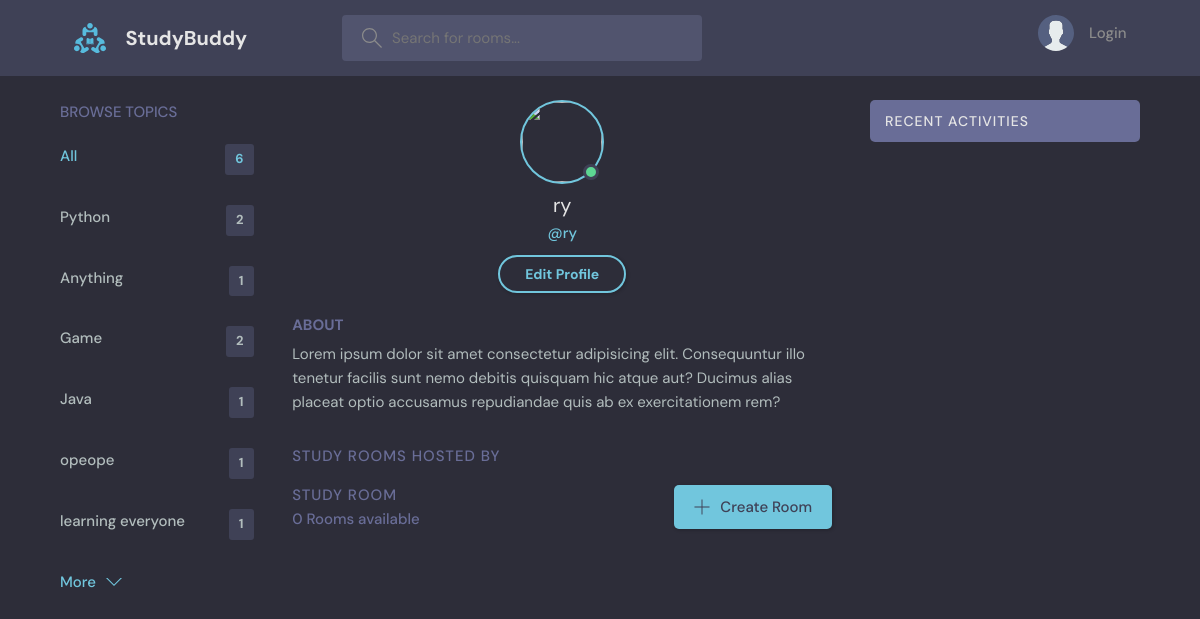
The page /user_profile/1/ on the database its author committed.
### base/models.py (models this page shows, shortened)
class Topic(models.Model):
    name = models.CharField(max_length=200)

class User(AbstractUser):
    name = models.CharField(max_length=200, null = True)
    email = models.EmailField(unique=True, null=True)
    bio = models.TextField(null=True)
    avatar = models.ImageField(null= True, default = 'avatar.svg')
    USERNAME_FIELD = 'email'
    REQUIRED_FIELDS = []

### base/views.py (the view)
# urls.py: path('user_profile/<str:pk>/', views.user_profile, name = 'user_profile'),
def user_profile(request, pk):
    user = User.objects.get(id=pk)
    topics = Topic.objects.all()
    rooms = user.room_set.all()
    room_messages = user.message_set.all()
    context = {'user':user, 'topics':topics, 'rooms':rooms, 'room_messages':room_messages}
    return render(request, 'base/user_profile.html',  context)

### base/templates/base/user_profile.html
{% extends 'main.html'%}
{% block content %}
<body>
  <main class="profile-page layout layout--3">
    <div class="container">
        {% include 'base/topics_component.html' %}
      <div class="roomList">
        <div class="profile">
          <div class="profile__avatar">
            <div class="avatar avatar--large active">
              <img src="{{request.user.avatar.url}}" />
            </div>
          </div>
          <div class="profile__info">
            <h3>{{user.username}}</h3>
            <p>@{{user.username}}</p>
            <a href="{% url 'user_setting' %}" class="btn btn--main btn--pill">Edit Profile</a>
          </div>
          <div class="profile__about">
            <h3>About</h3>
            <p>
              Lorem ipsum dolor sit amet consectetur adipisicing elit. Consequuntur illo tenetur
              facilis sunt nemo debitis quisquam hic atque aut? Ducimus alias placeat optio
              accusamus repudiandae quis ab ex exercitationem rem?
            </p>
          </div>
        </div>
        <div class="roomList__header">
          <div>
            <h2>Study Rooms Hosted by {{request.user.username}}</a>
            </h2>
          </div>
        </div>
        {% include 'base/feed_component.html' %}
      </div>
        {% include 'base/activity_component.html' %}
    </div>
  </main>
</body>
{% endblock %}

### base/templates/base/topics_component.html
<div class="topics">
    <div class="topics__header">
        <h2>Browse Topics</h2>
    </div>
    <ul class="topics__list">
        <li>
        <a href="{% url 'home'%}" class="active">All <span>{{topics.count}}</span></a>
        </li>
        {% for topic in topics %}
        <li>
            <a href="{% url 'home'%}?q={{topic.name}}">{{topic.name}} <span>{{topic.room_set.all.count}}</span></a>
        </li>
        {% endfor %}
    </ul>
    <a class="btn btn--link" href="{% url 'topics' %}">
        More
        <svg version="1.1" xmlns="http://www.w3.org/2000/svg" width="32" height="32" viewBox="0 0 32 32">
            <title>chevron-down</title>
            <path d="M16 21l-13-13h-3l16 16 16-16h-3l-13 13z"></path>
        </svg>
    </a>
</div>

### base/templates/base/feed_component.html (shortened to what this page needs)
<div class="roomList">
    <div class="roomList__header">
        <div>
            <h2>Study Room</h2>
            <p>{{rooms.count}} Rooms available</p>
        </div>
        <a class="btn btn--main" href="{% url 'room_form' %}">
            <svg version="1.1" xmlns="http://www.w3.org/2000/svg" width="32" height="32" viewBox="0 0 32 32">
                <title>add</title>
                <path
                    d="M16.943 0.943h-1.885v14.115h-14.115v1.885h14.115v14.115h1.885v-14.115h14.115v-1.885h-14.115v-14.115z">
                </path>
            </svg>
            Create Room
        </a>
    </div>
</div>

### static/style/style.css (style rules this page uses)
:root { --color-main: #71c6dd; --color-main-light: #e1f6fb; --color-dark: #3f4156; --color-dark-medium: #51546e; --color-dark-light: #696d97; --color-light: #e5e5e5; --color-gray: #8b8b8b; --color-light-gray: #b2bdbd; --color-bg: #2d2d39; --color-success: #5dd693; --color-error: #fc4b0b; }
* { font-family: "DM Sans", -apple-system, BlinkMacSystemFont, "Segoe UI", Roboto, Oxygen, Ubuntu, Cantarell, "Open Sans", "Helvetica Neue", sans-serif; margin: 0; padding: 0; box-sizing: border-box; text-rendering: optimizeLegibility; font-size: inherit; }
html { font-size: 56.25%; }
@media only screen and (min-width: 1200px) { html { font-size: 62.5%; } }
body { line-height: 1.6; font-weight: 400; font-size: 1.5rem; color: var(--color-light-gray); background-color: var(--color-bg); min-height: 100vh; }
img { width: 100%; }
a { display: inline-block; color: var(--color-main); text-decoration: none; }
.container { max-width: 120rem; width: 90%; margin: auto; }
.btn { background-color: transparent; border: none; display: inline-flex; align-items: center; gap: 1rem; cursor: pointer; transition: all ease-in-out 0.3s; padding: 1rem 2rem; border-radius: 5px; box-shadow: 1px 1px 3px 1px rgba(0, 0, 0, 0.15); font-weight: 500; }
.btn--link { border-radius: 0; padding: 0; color: var(--color-main); box-shadow: none; }
.btn--main { background-color: var(--color-main); color: var(--color-dark); }
.btn > svg { fill: currentColor; width: 1.6rem; height: 1.6rem; }
.btn--pill { border-radius: 10rem; font-size: 1.4rem; font-weight: 700; padding: 6px 2.5rem; color: var(--color-main); background: transparent; border: 2px solid var(--color-main); }
.avatar { position: relative; display: inline-block; border-radius: 50%; border: 2px solid var(--color-main); }
.avatar img { display: block; border-radius: 50%; object-fit: cover; object-position: center; }
.avatar::after { content: ""; display: block; position: absolute; background-color: var(--color-gray); z-index: 111; border-radius: 50%; border: 0.3rem solid var(--color-dark); }
.avatar.active::after { background-color: var(--color-success); }
.avatar.avatar--large img { display: block; width: 8rem; height: 8rem; border-radius: 50%; }
.avatar.avatar--large:after { width: 1rem; height: 1rem; bottom: 2px; right: 3.5px; }
.layout { margin-top: 2.4rem; }
.layout > .container { display: flex; justify-content: space-between; align-items: flex-start; }
.layout--3 > .container > div:first-child { flex-basis: 18%; max-width: 22.5rem; }
.layout--3 > .container > div:nth-child(2) { flex-basis: 50%; }
.topics__header { margin-bottom: 2rem; }
.topics__header h2 { text-transform: uppercase; font-weight: 500; color: var(--color-dark-light); }
.topics__list { list-style: none; }
.topics__list li a { display: flex; justify-content: space-between; margin-bottom: 3rem; font-weight: 500; color: var(--color-light-gray); transition: all 0.3s ease-in-out; }
.topics__list li a.active, .topics__list li a:hover { color: var(--color-main); }
.topics__list li a span { padding: 0.5rem 1rem; background-color: var(--color-dark); border-radius: 3px; font-size: 1.3rem; font-weight: 700; letter-spacing: 1px; }
.roomList__header { display: flex; justify-content: space-between; align-items: center; margin-bottom: 2.4rem; }
.roomList__header h2 { text-transform: uppercase; font-weight: 500; color: var(--color-light); letter-spacing: 1px; }
.roomList__header p { font-weight: 500; color: var(--color-dark-light); }
.profile { margin-bottom: 3rem; }
.profile__avatar { text-align: center; }
.profile__info { text-align: center; }
.profile__info h3 { font-size: 2rem; color: var(--color-light); font-weight: 400; }
.profile__info p { color: var(--color-main); font-weight: 500; margin-bottom: 1rem; }
.profile__about { margin-top: 2rem; }
.profile__about h3 { text-transform: uppercase; color: var(--color-dark-light); margin-bottom: 0.5rem; }
.profile-page .roomList__header { margin-bottom: 1.5rem; }
.profile-page .roomList__header h2 { color: var(--color-dark-light); }

### rows shown on the page
Topic: name "Python", room_set.all.count "2"
Topic: name "Anything", room_set.all.count "1"
Topic: name "Game", room_set.all.count "2"
Topic: name "Java", room_set.all.count "1"
Topic: name "opeope", room_set.all.count "1"
Topic: name "learning everyone", room_set.all.count "1"
User: username "ry", count "0"

### other values the page prints
{{ topics.count }} "6"
